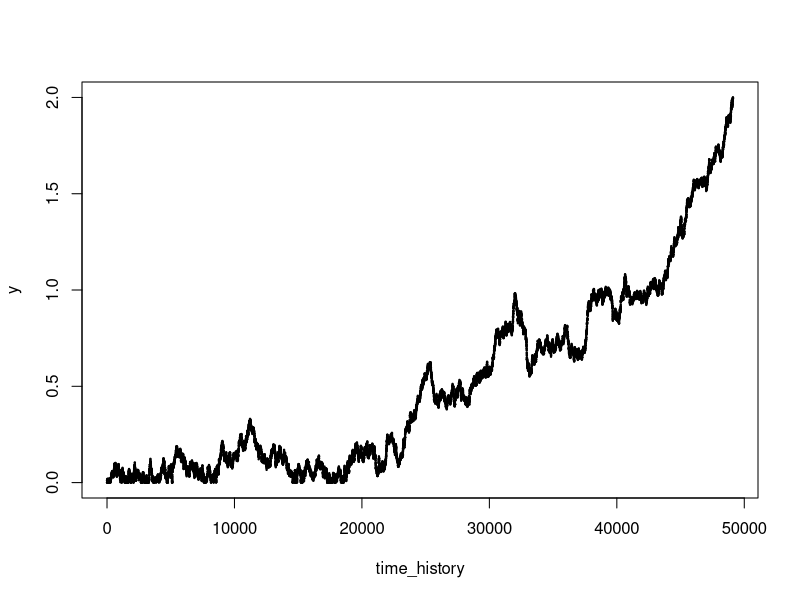

This figure's R source:
# Ndivhuwo Nyase
# Prac 10 

rw <- function(stop_condition=2,mean_of_walk=0,sd_of_walk=0.005) {
  #initialization
  y <- c()
  t <- 1 
  y[1] <- 0
  time_history <- c()

  # while walking
  while (y[t] < abs(stop_condition))
  { 
    if (t > 1) {
      y[t+1] <- abs(y[t] + rnorm(n=1,mean=mean_of_walk,sd=sd_of_walk))
      t <- t + 1 
    }
    
    t <- t + 1
    time_history[t] = t
    y[t] <- y[t-1]
  }
  return (plot(time_history,y,pch=19,cex=0.2))
}

rw()


